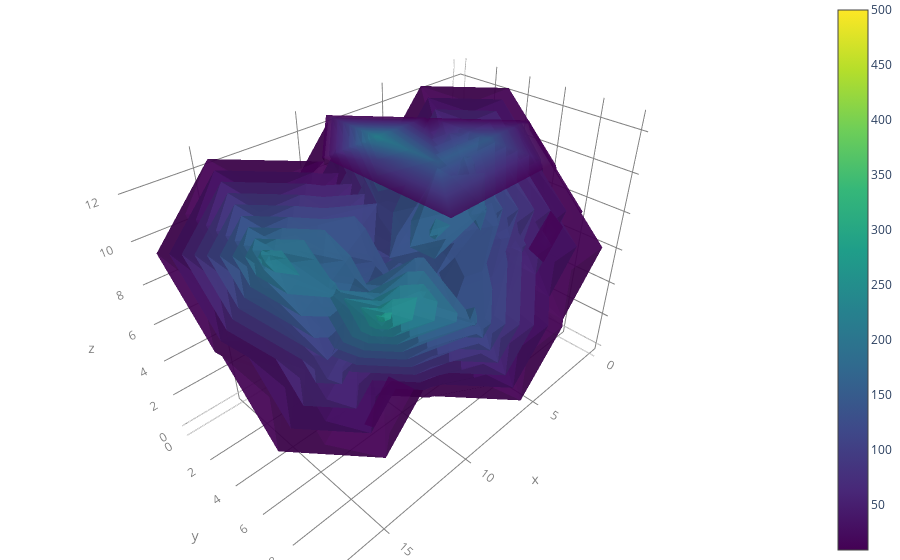

Notebook cell for this chart:
### Code cell
X_root, Y_root, Z_root = np.mgrid[
    0 : array_reference_root .shape[0]
    / 1000
    * 25
    * decrease_dimensionality_factor_root : array_reference_root .shape[0]
    * 1j,
    0 : array_reference_root .shape[1]
    / 1000
    * 25
    * decrease_dimensionality_factor_root : array_reference_root .shape[1]
    * 1j,
    0 : array_reference_root .shape[2]
    / 1000
    * 25
    * decrease_dimensionality_factor_root : array_reference_root .shape[2]
    * 1j,
]

print(np.min(array_reference_root), np.max(array_reference_root))

brain_root_data = go.Volume(
    x=X_root.flatten(),  # [[1,2,3], [1,2,3], [1,2,3]],
    y=Y_root.flatten(),  # [[1,2,3], [1,2,3], [1,2,3]],
    z=Z_root.flatten(),  # [[1,1,1], [2,2,2], [3,3,3]],
    value=array_reference_root.flatten(),
    isomin=9,
    isomax=500,
    #opacity=0.15,  # max opacity
    # opacityscale=[[-0.0, 0], [1., 1]],
    opacityscale = "uniform",
    opacity = 0.75,
    surface_count=20,
    colorscale="viridis",  # colorscale,
    flatshading=False,
)


plot_fig = True
if plot_fig:
    fig = go.Figure(data=brain_root_data)

    fig.update_layout(
        margin=dict(t=0, r=0, b=0, l=0),
        scene=dict(
            xaxis=dict(backgroundcolor="rgba(0,0,0,0)", color="grey", gridcolor="grey"),
            yaxis=dict(backgroundcolor="rgba(0,0,0,0)", color="grey", gridcolor="grey"),
            zaxis=dict(backgroundcolor="rgba(0,0,0,0)", color="grey", gridcolor="grey"),
        ),
    )
    fig.show()

print(list(array_reference_root.flatten()))

### Figure 1 — Plotly figure (JSON) as saved in the notebook; plotly's stock layout.template omitted (floating-point values rounded to 4 significant figures; data arrays with more than 128 entries replaced by an {"elided": "..."} marker saying what was removed)
{"data": [{"colorscale": [[0, "#440154"], [0.1111, "#482878"], [0.2222, "#3e4989"], [0.3333, "#31688e"], [0.4444, "#26828e"], [0.5556, "#1f9e89"], [0.6667, "#35b779"], [0.7778, "#6ece58"], [0.8889, "#b5de2b"], [1, "#fde725"]], "flatshading": false, "isomax": 500, "isomin": 9, "opacity": 0.75, "opacityscale": "uniform", "surface": {"count": 20}, "type": "volume", "value": {"elided": "140 int values"}, "x": {"elided": "140 float values"}, "y": {"elided": "140 float values"}, "z": {"elided": "140 float values"}}], "layout": {"margin": {"b": 0, "l": 0, "r": 0, "t": 0}, "scene": {"xaxis": {"backgroundcolor": "rgba(0,0,0,0)", "color": "grey", "gridcolor": "grey"}, "yaxis": {"backgroundcolor": "rgba(0,0,0,0)", "color": "grey", "gridcolor": "grey"}, "zaxis": {"backgroundcolor": "rgba(0,0,0,0)", "color": "grey", "gridcolor": "grey"}}}}
